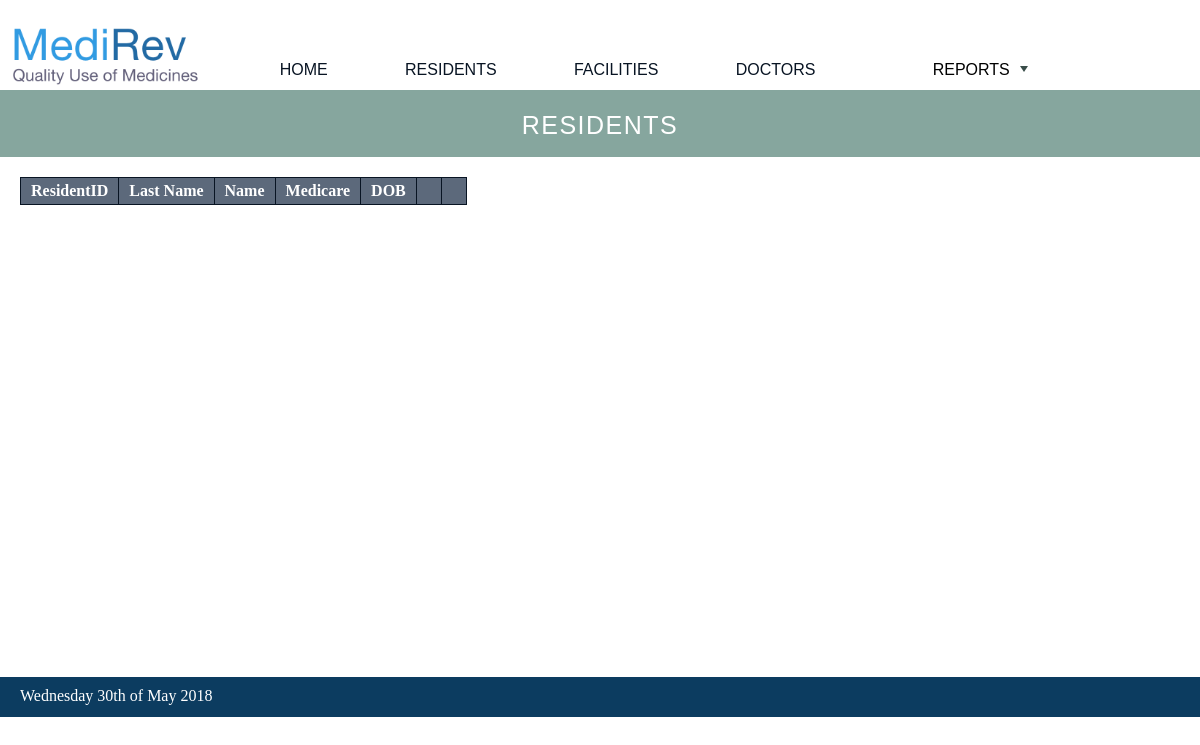
Before: /all_residents/index.php with the older database file.
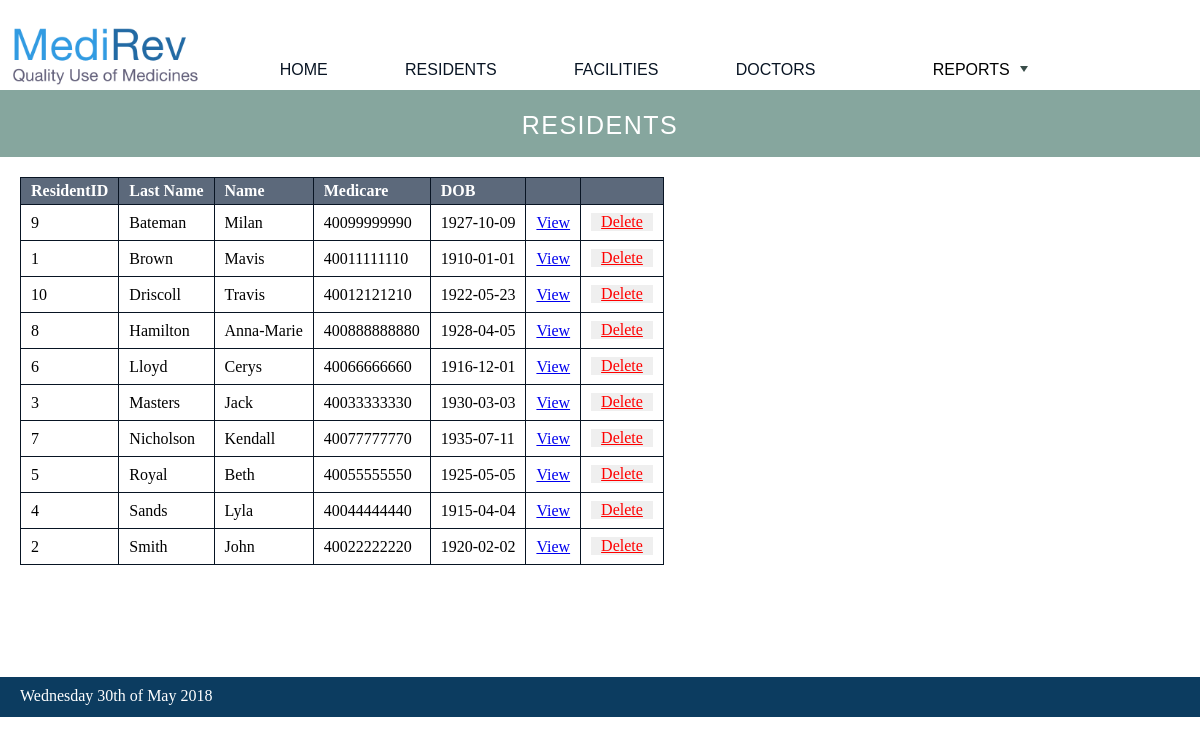
After: the same page with the newer database file.
### tables this page shows
CREATE TABLE Resident(
	ResidentID INT NOT NULL AUTO_INCREMENT,
	FirstName VARCHAR(255) NOT NULL,
	LastName VARCHAR(255) NOT NULL,
	Medicare VARCHAR(255),
	DOB DATE,
	PRIMARY KEY (ResidentID)
);

### private/functions.php (called while the page is built, shortened)
<?php require_once('query_functions.php'); ?>
<?php
function url_to($script_path) {
	return WWW_ROOT . $script_path;
}
function h($string) {
	return htmlspecialchars($string);
}
function u($string="") {
	return urlencode($string);
}
?>

### private/query_functions.php (called while the page is built, shortened)
<?php require_once('functions.php'); ?>
<?php
function get_all_residents($lastname, $firstname, $facility) {
	global $db;
	if ($facility == "'%'") {
		$sql = "SELECT *
		 FROM Resident
		 WHERE LastName LIKE $lastname AND
	  	  FirstName LIKE $firstname
	  	 ORDER BY LastName";
	}
	$result = $db->query($sql);
	$array = $result->fetchALL(PDO::FETCH_ASSOC);
	return $array;
}
?>

### public/all_residents/index.php (the view, shortened to what this page needs)
<?php
	$lastname = empty($_POST["lastname"]) ? "'%'" : '"'.$_POST["lastname"].'"';
	$firstname = empty($_POST["firstname"]) ? "'%'" : '"'.$_POST["firstname"].'"';
	$facility = empty($_POST["facility"]) ? "'%'" : '"'.$_POST["facility"].'"';
	$all_residents = get_all_residents($lastname, $firstname, $facility);
?>
<?php $page_title = 'Residents'; ?>
<?php include(SHARED_PATH . '/header.php'); ?>
<header class='resident'>
	<?php echo $page_title ?>
</header>
<div id="content">
	<article id="resident">
		<section id="resident_list">
			<table class="list">
				<tr>
					<th>ResidentID</th>
					<th>Last Name</th>
					<th>Name</th>
					<th>Medicare</th>
					<th>DOB</th>
					<th>&nbsp;</th>
					<th>&nbsp;</th>
				</tr>
				<?php foreach($all_residents as $resident) { ?>
					<tr>
						<td><?php echo h($resident['ResidentID']); ?></td>
						<td><?php echo h($resident['LastName']); ?></td>
						<td><?php echo h($resident['FirstName']); ?></td>
						<td><?php echo h($resident['Medicare']); ?></td>
						<td><?php echo h($resident['DOB']); ?></td>
						<td><a class="action" href="<?php echo url_to('/all_residents/resident/view.php?id='.h(u($resident['ResidentID'])));?>">View</a></td>
						<td>
							<form method="post" action="delete_resident.php">
								<input class="link" type="submit" value="Delete">
							</form>
						</td>
					</tr>
				<?php } ?>
			</table>
		</section>
	</article>
</div>
<?php include(SHARED_PATH . '/footer.php'); ?>

### private/shared/header.php (shortened to what this page needs)
<!doctype html>
<html lang="en">
<head>
	<link rel="stylesheet" media="all" href="<?php echo WWW_ROOT . '/stylesheets/home.css'; ?>" />
</head>
<body>
	<nav>
		<div class="grid-container">
			<div class="nav1">
			<img src="<?php echo WWW_ROOT. '/img/medirev.png'; ?>" style="height:60px;"></div>
			<div class="nav2">
			<a href="<?php echo url_to('/index.php'); ?>">HOME</a></div>
			<div class="nav3">
			<a href="<?php echo url_to('/all_residents/index.php'); ?>">RESIDENTS</a></div>
			<div class="nav4">
			<a href="<?php echo url_to('/all_facilities/index.php'); ?>">FACILITIES</a></div>
			<div class="nav5">
			<a href="<?php echo url_to('/all_doctors/index.php'); ?>">DOCTORS</a></div>
			<div class="nav6">
				<ul class="nav">
				<li>
					<label class="nav" for="all_reports">REPORTS</label>
				</li>
			</div>
		</div>
	</nav>

### private/shared/footer.php (shortened to what this page needs)
<footer>
  <?php
  echo date("l jS \of F Y");
  ?>
</footer>
</body>
</html>

### public/stylesheets/home.css (style rules this page uses)
* { max-width: 1300px; }
.grid-container { display:grid; align-items: center; grid-template-areas: 'nav1 nav2 nav3 nav4 nav5 nav6' ; }
.nav1, .nav2, .nav3, .nav4, .nav5, .nav6 { font-size:16px; padding: 15 0 0 0; }
.nav1 { grid-area: nav1; padding-bottom: 30px; padding-left: 0px; }
.nav2 { grid-area: nav2; }
.nav3 { grid-area: nav3; }
.nav4 { grid-area: nav4; }
.nav5 { grid-area: nav5; }
.nav6 { grid-area: nav6; }
nav { padding: 10; height: 70px; font-family: Veranda, Arial, Helvetica, sans-serif; background: #FFFFFF; }
#content { min-height:500px; }
nav a { color: #081423; text-decoration: none; }
header { background: #39729B; color: #FFFFFF; height: 25px; margin: 0 0 0 0; padding: 21 15; font-family: Veranda, Arial, Helvetica, sans-serif; font-size: 25px; text-align: center; text-transform: uppercase; letter-spacing: 1.5px; }
footer { background: #0C3C60; color: white; height: 20px; margin: 0 0 0 0; padding: 10px 20px; }
header.resident { background: #86A69E; }
body { margin: 0; min-height:100%; width: 100%; margin: 0; padding: 0; min-width: 1024px; }
input.link { border: none; position: relative; text-align: center; padding: 0 10px 0 10px; margin-top: 5px; margin-bottom: -10px; font-size: 16px; font-family: Times New Roman; text-decoration: underline; color: red; cursor: pointer; }
table { border-collapse: collapse; margin: 20 20 20 20; }
table.list { max-width: 100%; }
table.list tr th { border: 1px solid #081423; background: #5C697B; color: white; text-align: left; }
table.list tr td { border: 1px solid #081423; }
th { padding: 4 10 4 10; }
td { padding: 3 10 3 10; }
ul.nav > li { list-style-type:none; }
label.nav { position:relative; display:block; line-height:2.5em; transition:background 0.3s; font-color: black; width: 150px; margin-right: 30px; }
label.nav:after { content:""; position:absolute; top:40%; right: 55px; border-top: 6px solid rgba(7, 33, 27, 0.8); border-bottom:0 solid rgba(7, 33, 27, 0.8); border-left:4px solid transparent; border-right:4px solid transparent; transition:border-bottom .1s, border-top .1s .1s; }

Changed rows visible on the page:
added resident: ResidentID "9", LastName "Bateman", FirstName "Milan", Medicare "40099999990", DOB "1927-10-09"
added resident: ResidentID "1", LastName "Brown", FirstName "Mavis", Medicare "40011111110", DOB "1910-01-01"
added resident: ResidentID "10", LastName "Driscoll", FirstName "Travis", Medicare "40012121210", DOB "1922-05-23"
added resident: ResidentID "8", LastName "Hamilton", FirstName "Anna-Marie", Medicare "400888888880", DOB "1928-04-05"
added resident: ResidentID "6", LastName "Lloyd", FirstName "Cerys", Medicare "40066666660", DOB "1916-12-01"
added resident: ResidentID "3", LastName "Masters", FirstName "Jack", Medicare "40033333330", DOB "1930-03-03"
added resident: ResidentID "7", LastName "Nicholson", FirstName "Kendall", Medicare "40077777770", DOB "1935-07-11"
added resident: ResidentID "5", LastName "Royal", FirstName "Beth", Medicare "40055555550", DOB "1925-05-05"
added resident: ResidentID "4", LastName "Sands", FirstName "Lyla", Medicare "40044444440", DOB "1915-04-04"
added resident: ResidentID "2", LastName "Smith", FirstName "John", Medicare "40022222220", DOB "1920-02-02"
